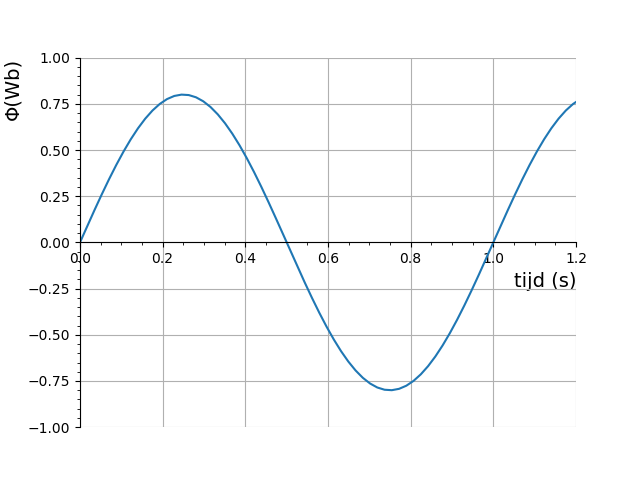

Source code (Python):
# Open this file with jeroenvantilburg.nl/ppg or any python environment
import matplotlib.pyplot as plt # do not modify; required by ppg
import numpy as np
from math import *

# Create a numpy array of 400 entries with a sinus
x = np.linspace(0, 7, 400)
y = 0.8*np.sin(2*pi*x)

fig, ax = plt.subplots()
ax.plot(x, y)

# Set the axes
ax.set_xlim([0, 1.2])
ax.set_ylim([-1, 1])
ax.set_xlabel("tijd (s)", loc='right', fontsize=14)
ax.set_ylabel( "\u03A6(Wb)", loc='top', fontsize=14)

# Show the minor ticks and the major grid
ax.minorticks_on()
ax.grid(which='major')

# Move bottom x-axis to centre, passing through (0,0)
ax.spines['bottom'].set_position('center')

# Eliminate upper and right axes
ax.spines['right'].set_color('none')
ax.spines['top'].set_color('none')


plt.show() # last line; do not modify; required by ppg
